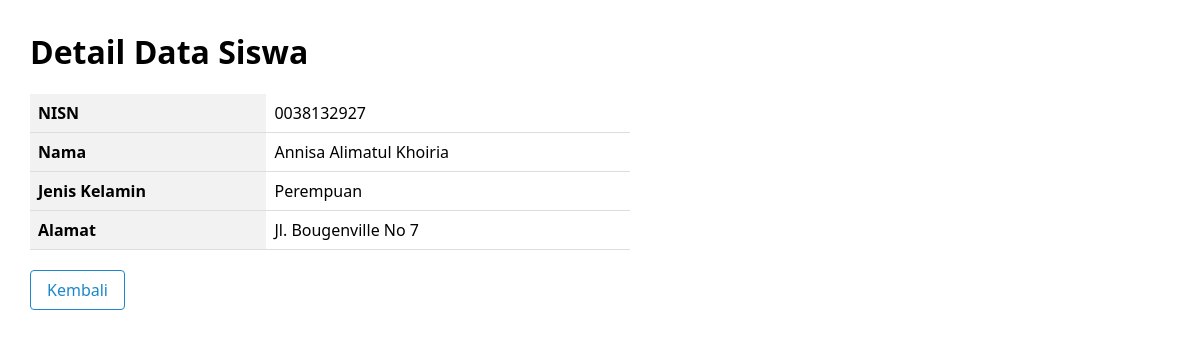
The page /lihat.php?id=0038132927 (signed in) on the database its author committed.
### tables this page shows
CREATE TABLE `siswa` (
  `nisn` varchar(10) NOT NULL,
  `nama` varchar(255) NOT NULL,
  `jenis_kelamin` varchar(255) NOT NULL,
  `alamat` varchar(255) NOT NULL
);

### lihat.php (the view, shortened to what this page needs)
<?php
include("koneksi.php");
if(isset($_GET['id'])){
    $id = $_GET['id'];
    $query = "SELECT * FROM siswa WHERE nisn='$id'";
    $result = mysqli_query($koneksi, $query);
    $siswa = mysqli_fetch_assoc($result);
    if($siswa){
        ?>
        <!DOCTYPE html>
        <html lang="en">
        <head>
        </head>
        <body>
            <h1>Detail Data Siswa</h1>
            <table>
                <tr>
                    <th>NISN</th>
                    <td><?php echo $siswa['nisn']; ?></td>
                </tr>
                <tr>
                    <th>Nama</th>
                    <td><?php echo $siswa['nama']; ?></td>
                </tr>
                <tr>
                    <th>Jenis Kelamin</th>
                    <td><?php echo $siswa['jenis_kelamin']; ?></td>
                </tr>
                <tr>
                    <th>Alamat</th>
                    <td><?php echo $siswa['alamat']; ?></td>
                </tr>
            </table>
            <a href="dashboard.php">Kembali</a>
        </body>
        </html>
        <?php
    } else {
        echo "Data siswa tidak ditemukan.";
    }
} else {
    echo "Parameter id tidak ditemukan.";
}
?>

### lihat.php (style rules this page uses)
body { font-family: system-ui, 'Segoe UI', 'Open Sans', 'Helvetica Neue', sans-serif; margin: 0; padding: 30px; }
h1 { margin-top: 0; }
table { border-collapse: collapse; width: 100%; max-width: 600px; }
th, td { padding: 8px; text-align: left; border-bottom: 1px solid #ddd; }
th { background-color: #f2f2f2; }
a { display: inline-block; margin-top: 20px; color: #1c87c9; text-decoration: none; border: 1px solid #1c87c9; padding: 8px 16px; border-radius: 4px; transition: background-color 0.3s; }

### rows shown on the page
siswa: nisn "0038132927", nama "Annisa Alimatul Khoiria", jenis_kelamin "Perempuan", alamat "Jl. Bougenville No 7"
